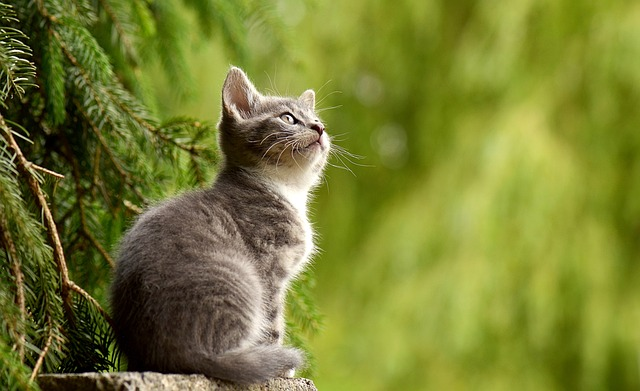
#> input picture Input/cat.jpg, 640 x 391 px, found by its file name
$ python 9.img_rotation.py
#> lines starting #> are read from the running program, lines starting #| are printed output that depends on the picture
#ROTATION 90 ALONG DEGREE

import cv2
path=r"D:\Workspace (VS Code)\College\Slot-B-Computer Vision\Input\cat.jpg"
src = cv2.imread(path)
#> src is the input picture: shape (391, 640, 3); mean B, G, R 49.8, 125.8, 119.1
cv2.imshow("Original", src)
image = cv2.rotate(src, cv2.ROTATE_90_CLOCKWISE)
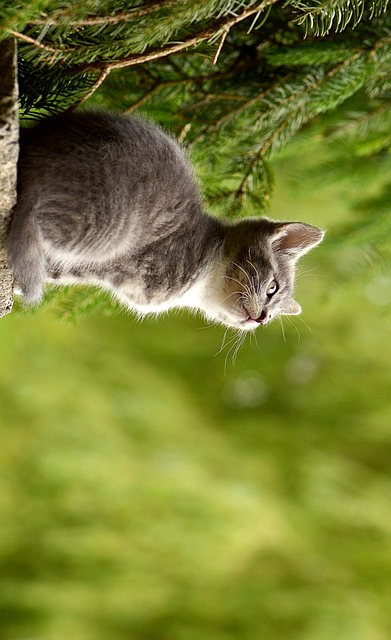
#> image: shape (640, 391, 3); mean B, G, R 49.8, 125.8, 119.1
cv2.imshow("Rotated", image)
cv2.waitKey(0)
cv2.destroyAllWindows()
